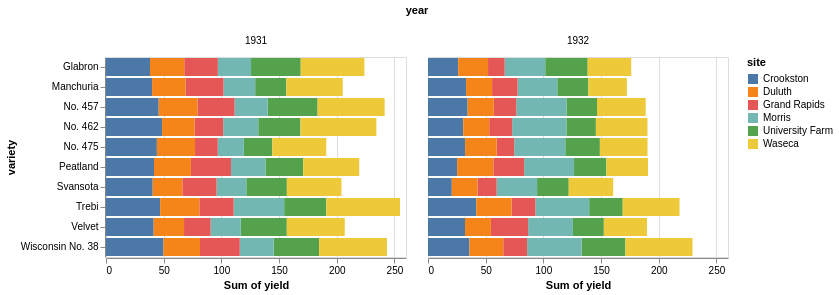

Express this chart as Vega-Lite.
### Vega-Lite specification from a JSON file in a GitHub repository (floating-point values rounded to 4 significant figures)
{"$schema": "https://vega.github.io/schema/vega-lite/v6.json", "data": {"values": [{"yield": 27, "variety": "Manchuria", "year": 1931, "site": "University Farm"}, {"yield": 48.87, "variety": "Manchuria", "year": 1931, "site": "Waseca"}, {"yield": 27.43, "variety": "Manchuria", "year": 1931, "site": "Morris"}, {"yield": 39.93, "variety": "Manchuria", "year": 1931, "site": "Crookston"}, {"yield": 32.97, "variety": "Manchuria", "year": 1931, "site": "Grand Rapids"}, {"yield": 28.97, "variety": "Manchuria", "year": 1931, "site": "Duluth"}, {"yield": 43.07, "variety": "Glabron", "year": 1931, "site": "University Farm"}, {"yield": 55.2, "variety": "Glabron", "year": 1931, "site": "Waseca"}, {"yield": 28.77, "variety": "Glabron", "year": 1931, "site": "Morris"}, {"yield": 38.13, "variety": "Glabron", "year": 1931, "site": "Crookston"}, {"yield": 29.13, "variety": "Glabron", "year": 1931, "site": "Grand Rapids"}, {"yield": 29.67, "variety": "Glabron", "year": 1931, "site": "Duluth"}, {"yield": 35.13, "variety": "Svansota", "year": 1931, "site": "University Farm"}, {"yield": 47.33, "variety": "Svansota", "year": 1931, "site": "Waseca"}, {"yield": 25.77, "variety": "Svansota", "year": 1931, "site": "Morris"}, {"yield": 40.47, "variety": "Svansota", "year": 1931, "site": "Crookston"}, {"yield": 29.67, "variety": "Svansota", "year": 1931, "site": "Grand Rapids"}, {"yield": 25.7, "variety": "Svansota", "year": 1931, "site": "Duluth"}, {"yield": 39.9, "variety": "Velvet", "year": 1931, "site": "University Farm"}, {"yield": 50.23, "variety": "Velvet", "year": 1931, "site": "Waseca"}, {"yield": 26.13, "variety": "Velvet", "year": 1931, "site": "Morris"}, {"yield": 41.33, "variety": "Velvet", "year": 1931, "site": "Crookston"}, {"yield": 23.03, "variety": "Velvet", "year": 1931, "site": "Grand Rapids"}, {"yield": 26.3, "variety": "Velvet", "year": 1931, "site": "Duluth"}, {"yield": 36.57, "variety": "Trebi", "year": 1931, "site": "University Farm"}, {"yield": 63.83, "variety": "Trebi", "year": 1931, "site": "Waseca"}, {"yield": 43.77, "variety": "Trebi", "year": 1931, "site": "Morris"}, {"yield": 46.93, "variety": "Trebi", "year": 1931, "site": "Crookston"}, {"yield": 29.77, "variety": "Trebi", "year": 1931, "site": "Grand Rapids"}, {"yield": 33.93, "variety": "Trebi", "year": 1931, "site": "Duluth"}, {"yield": 43.27, "variety": "No. 457", "year": 1931, "site": "University Farm"}, {"yield": 58.1, "variety": "No. 457", "year": 1931, "site": "Waseca"}, {"yield": 28.7, "variety": "No. 457", "year": 1931, "site": "Morris"}, {"yield": 45.67, "variety": "No. 457", "year": 1931, "site": "Crookston"}, {"yield": 32.17, "variety": "No. 457", "year": 1931, "site": "Grand Rapids"}, {"yield": 33.6, "variety": "No. 457", "year": 1931, "site": "Duluth"}, {"yield": 36.6, "variety": "No. 462", "year": 1931, "site": "University Farm"}, {"yield": 65.77, "variety": "No. 462", "year": 1931, "site": "Waseca"}, {"yield": 30.37, "variety": "No. 462", "year": 1931, "site": "Morris"}, {"yield": 48.57, "variety": "No. 462", "year": 1931, "site": "Crookston"}, {"yield": 24.93, "variety": "No. 462", "year": 1931, "site": "Grand Rapids"}, {"yield": 28.1, "variety": "No. 462", "year": 1931, "site": "Duluth"}, {"yield": 32.77, "variety": "Peatland", "year": 1931, "site": "University Farm"}, {"yield": 48.57, "variety": "Peatland", "year": 1931, "site": "Waseca"}, {"yield": 29.87, "variety": "Peatland", "year": 1931, "site": "Morris"}, {"yield": 41.6, "variety": "Peatland", "year": 1931, "site": "Crookston"}, {"yield": 34.7, "variety": "Peatland", "year": 1931, "site": "Grand Rapids"}, {"yield": 32, "variety": "Peatland", "year": 1931, "site": "Duluth"}, {"yield": 24.67, "variety": "No. 475", "year": 1931, "site": "University Farm"}, {"yield": 46.77, "variety": "No. 475", "year": 1931, "site": "Waseca"}, {"yield": 22.6, "variety": "No. 475", "year": 1931, "site": "Morris"}, {"yield": 44.1, "variety": "No. 475", "year": 1931, "site": "Crookston"}, {"yield": 19.7, "variety": "No. 475", "year": 1931, "site": "Grand Rapids"}, {"yield": 33.07, "variety": "No. 475", "year": 1931, "site": "Duluth"}, {"yield": 39.3, "variety": "Wisconsin No. 38", "year": 1931, "site": "University Farm"}, {"yield": 58.8, "variety": "Wisconsin No. 38", "year": 1931, "site": "Waseca"}, {"yield": 29.47, "variety": "Wisconsin No. 38", "year": 1931, "site": "Morris"}, {"yield": 49.87, "variety": "Wisconsin No. 38", "year": 1931, "site": "Crookston"}, {"yield": 34.47, "variety": "Wisconsin No. 38", "year": 1931, "site": "Grand Rapids"}, {"yield": 31.6, "variety": "Wisconsin No. 38", "year": 1931, "site": "Duluth"}, {"yield": 26.9, "variety": "Manchuria", "year": 1932, "site": "University Farm"}, {"yield": 33.47, "variety": "Manchuria", "year": 1932, "site": "Waseca"}, {"yield": 34.37, "variety": "Manchuria", "year": 1932, "site": "Morris"}, {"yield": 32.97, "variety": "Manchuria", "year": 1932, "site": "Crookston"}, {"yield": 22.13, "variety": "Manchuria", "year": 1932, "site": "Grand Rapids"}, {"yield": 22.57, "variety": "Manchuria", "year": 1932, "site": "Duluth"}, {"yield": 36.8, "variety": "Glabron", "year": 1932, "site": "University Farm"}, {"yield": 37.73, "variety": "Glabron", "year": 1932, "site": "Waseca"}, {"yield": 35.13, "variety": "Glabron", "year": 1932, "site": "Morris"}, {"yield": 26.17, "variety": "Glabron", "year": 1932, "site": "Crookston"}, {"yield": 14.43, "variety": "Glabron", "year": 1932, "site": "Grand Rapids"}, {"yield": 25.87, "variety": "Glabron", "year": 1932, "site": "Duluth"}, {"yield": 27.43, "variety": "Svansota", "year": 1932, "site": "University Farm"}, {"yield": 38.5, "variety": "Svansota", "year": 1932, "site": "Waseca"}, {"yield": 35.03, "variety": "Svansota", "year": 1932, "site": "Morris"}, {"yield": 20.63, "variety": "Svansota", "year": 1932, "site": "Crookston"}, {"yield": 16.63, "variety": "Svansota", "year": 1932, "site": "Grand Rapids"}, {"yield": 22.23, "variety": "Svansota", "year": 1932, "site": "Duluth"}, {"yield": 26.8, "variety": "Velvet", "year": 1932, "site": "University Farm"}, {"yield": 37.4, "variety": "Velvet", "year": 1932, "site": "Waseca"}, {"yield": 38.83, "variety": "Velvet", "year": 1932, "site": "Morris"}, {"yield": 32.07, "variety": "Velvet", "year": 1932, "site": "Crookston"}, {"yield": 32.23, "variety": "Velvet", "year": 1932, "site": "Grand Rapids"}, {"yield": 22.47, "variety": "Velvet", "year": 1932, "site": "Duluth"}, {"yield": 29.07, "variety": "Trebi", "year": 1932, "site": "University Farm"}, {"yield": 49.23, "variety": "Trebi", "year": 1932, "site": "Waseca"}, {"yield": 46.63, "variety": "Trebi", "year": 1932, "site": "Morris"}, {"yield": 41.83, "variety": "Trebi", "year": 1932, "site": "Crookston"}, {"yield": 20.63, "variety": "Trebi", "year": 1932, "site": "Grand Rapids"}, {"yield": 30.6, "variety": "Trebi", "year": 1932, "site": "Duluth"}, {"yield": 26.43, "variety": "No. 457", "year": 1932, "site": "University Farm"}, {"yield": 42.2, "variety": "No. 457", "year": 1932, "site": "Waseca"}, {"yield": 43.53, "variety": "No. 457", "year": 1932, "site": "Morris"}, {"yield": 34.33, "variety": "No. 457", "year": 1932, "site": "Crookston"}, {"yield": 19.47, "variety": "No. 457", "year": 1932, "site": "Grand Rapids"}, {"yield": 22.7, "variety": "No. 457", "year": 1932, "site": "Duluth"}, {"yield": 25.57, "variety": "No. 462", "year": 1932, "site": "University Farm"}, {"yield": 44.7, "variety": "No. 462", "year": 1932, "site": "Waseca"}, {"yield": 47, "variety": "No. 462", "year": 1932, "site": "Morris"}, {"yield": 30.53, "variety": "No. 462", "year": 1932, "site": "Crookston"}, {"yield": 19.9, "variety": "No. 462", "year": 1932, "site": "Grand Rapids"}, {"yield": 22.5, "variety": "No. 462", "year": 1932, "site": "Duluth"}, {"yield": 28.07, "variety": "Peatland", "year": 1932, "site": "University Farm"}, {"yield": 36.03, "variety": "Peatland", "year": 1932, "site": "Waseca"}, {"yield": 43.2, "variety": "Peatland", "year": 1932, "site": "Morris"}, {"yield": 25.23, "variety": "Peatland", "year": 1932, "site": "Crookston"}, {"yield": 26.77, "variety": "Peatland", "year": 1932, "site": "Grand Rapids"}, {"yield": 31.37, "variety": "Peatland", "year": 1932, "site": "Duluth"}, {"yield": 30, "variety": "No. 475", "year": 1932, "site": "University Farm"}, {"yield": 41.27, "variety": "No. 475", "year": 1932, "site": "Waseca"}, {"yield": 44.23, "variety": "No. 475", "year": 1932, "site": "Morris"}, {"yield": 32.13, "variety": "No. 475", "year": 1932, "site": "Crookston"}, {"yield": 15.23, "variety": "No. 475", "year": 1932, "site": "Grand Rapids"}, {"yield": 27.37, "variety": "No. 475", "year": 1932, "site": "Duluth"}, {"yield": 38, "variety": "Wisconsin No. 38", "year": 1932, "site": "University Farm"}, {"yield": 58.17, "variety": "Wisconsin No. 38", "year": 1932, "site": "Waseca"}, {"yield": 47.17, "variety": "Wisconsin No. 38", "year": 1932, "site": "Morris"}, {"yield": 35.9, "variety": "Wisconsin No. 38", "year": 1932, "site": "Crookston"}, {"yield": 20.67, "variety": "Wisconsin No. 38", "year": 1932, "site": "Grand Rapids"}, {"yield": 29.33, "variety": "Wisconsin No. 38", "year": 1932, "site": "Duluth"}]}, "mark": "bar", "encoding": {"column": {"field": "year"}, "x": {"field": "yield", "type": "quantitative", "aggregate": "sum"}, "y": {"field": "variety", "type": "nominal"}, "color": {"field": "site", "type": "nominal"}}}
